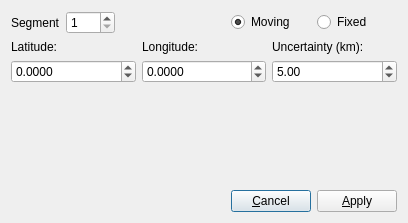
<?xml version="1.0" encoding="UTF-8"?>
<ui version="4.0">
 <class>HellingerEditPointDialog</class>
 <widget class="QDialog" name="HellingerEditPointDialog">
  <property name="geometry">
   <rect>
    <x>0</x>
    <y>0</y>
    <width>408</width>
    <height>223</height>
   </rect>
  </property>
  <property name="windowTitle">
   <string>Dialog</string>
  </property>
  <layout class="QGridLayout" name="gridLayout">
   <item row="1" column="0" colspan="4">
    <layout class="QHBoxLayout" name="horizontalLayout_3">
     <item>
      <layout class="QVBoxLayout" name="verticalLayout">
       <item>
        <widget class="QLabel" name="label_3">
         <property name="text">
          <string>Latitude:</string>
         </property>
        </widget>
       </item>
       <item>
        <widget class="QDoubleSpinBox" name="spinbox_lat">
         <property name="decimals">
          <number>4</number>
         </property>
         <property name="minimum">
          <double>-90.000000000000000</double>
         </property>
         <property name="maximum">
          <double>90.000000000000000</double>
         </property>
        </widget>
       </item>
      </layout>
     </item>
     <item>
      <layout class="QVBoxLayout" name="verticalLayout_2">
       <item>
        <widget class="QLabel" name="label_4">
         <property name="text">
          <string>Longitude:</string>
         </property>
        </widget>
       </item>
       <item>
        <widget class="QDoubleSpinBox" name="spinbox_lon">
         <property name="decimals">
          <number>4</number>
         </property>
         <property name="minimum">
          <double>-360.000000000000000</double>
         </property>
         <property name="maximum">
          <double>360.000000000000000</double>
         </property>
        </widget>
       </item>
      </layout>
     </item>
     <item>
      <layout class="QVBoxLayout" name="verticalLayout_3">
       <item>
        <widget class="QLabel" name="label_5">
         <property name="text">
          <string>Uncertainty (km):</string>
         </property>
        </widget>
       </item>
       <item>
        <widget class="QDoubleSpinBox" name="spinbox_uncert">
         <property name="minimum">
          <double>0.000000000000000</double>
         </property>
         <property name="maximum">
          <double>999.990000000000009</double>
         </property>
         <property name="value">
          <double>5.000000000000000</double>
         </property>
        </widget>
       </item>
      </layout>
     </item>
    </layout>
   </item>
   <item row="3" column="2">
    <widget class="QPushButton" name="button_cancel">
     <property name="text">
      <string>&amp;Cancel</string>
     </property>
    </widget>
   </item>
   <item row="3" column="3">
    <widget class="QPushButton" name="button_apply">
     <property name="text">
      <string>&amp;Apply</string>
     </property>
    </widget>
   </item>
   <item row="0" column="0">
    <layout class="QHBoxLayout" name="horizontalLayout">
     <item>
      <widget class="QLabel" name="label_segment">
       <property name="text">
        <string>Segment</string>
       </property>
      </widget>
     </item>
     <item>
      <widget class="QSpinBox" name="spinbox_segment">
       <property name="minimum">
        <number>1</number>
       </property>
      </widget>
     </item>
    </layout>
   </item>
   <item row="2" column="0" colspan="3">
    <spacer name="verticalSpacer_2">
     <property name="orientation">
      <enum>Qt::Vertical</enum>
     </property>
     <property name="sizeHint" stdset="0">
      <size>
       <width>180</width>
       <height>38</height>
      </size>
     </property>
    </spacer>
   </item>
   <item row="3" column="0">
    <spacer name="horizontalSpacer">
     <property name="orientation">
      <enum>Qt::Horizontal</enum>
     </property>
     <property name="sizeHint" stdset="0">
      <size>
       <width>64</width>
       <height>20</height>
      </size>
     </property>
    </spacer>
   </item>
   <item row="0" column="2" colspan="2">
    <layout class="QHBoxLayout" name="layout_radio_buttons">
     <item>
      <widget class="QRadioButton" name="radio_moving">
       <property name="enabled">
        <bool>true</bool>
       </property>
       <property name="text">
        <string>Moving</string>
       </property>
       <property name="checked">
        <bool>true</bool>
       </property>
       <attribute name="buttonGroup">
        <string notr="true">buttonGroup</string>
       </attribute>
      </widget>
     </item>
     <item>
      <widget class="QRadioButton" name="radio_fixed">
       <property name="text">
        <string>Fixed</string>
       </property>
       <attribute name="buttonGroup">
        <string notr="true">buttonGroup</string>
       </attribute>
      </widget>
     </item>
    </layout>
   </item>
   <item row="0" column="1">
    <spacer name="horizontalSpacer_2">
     <property name="orientation">
      <enum>Qt::Horizontal</enum>
     </property>
     <property name="sizeHint" stdset="0">
      <size>
       <width>40</width>
       <height>20</height>
      </size>
     </property>
    </spacer>
   </item>
  </layout>
 </widget>
 <resources/>
 <connections/>
 <buttongroups>
  <buttongroup name="buttonGroup"/>
 </buttongroups>
</ui>
